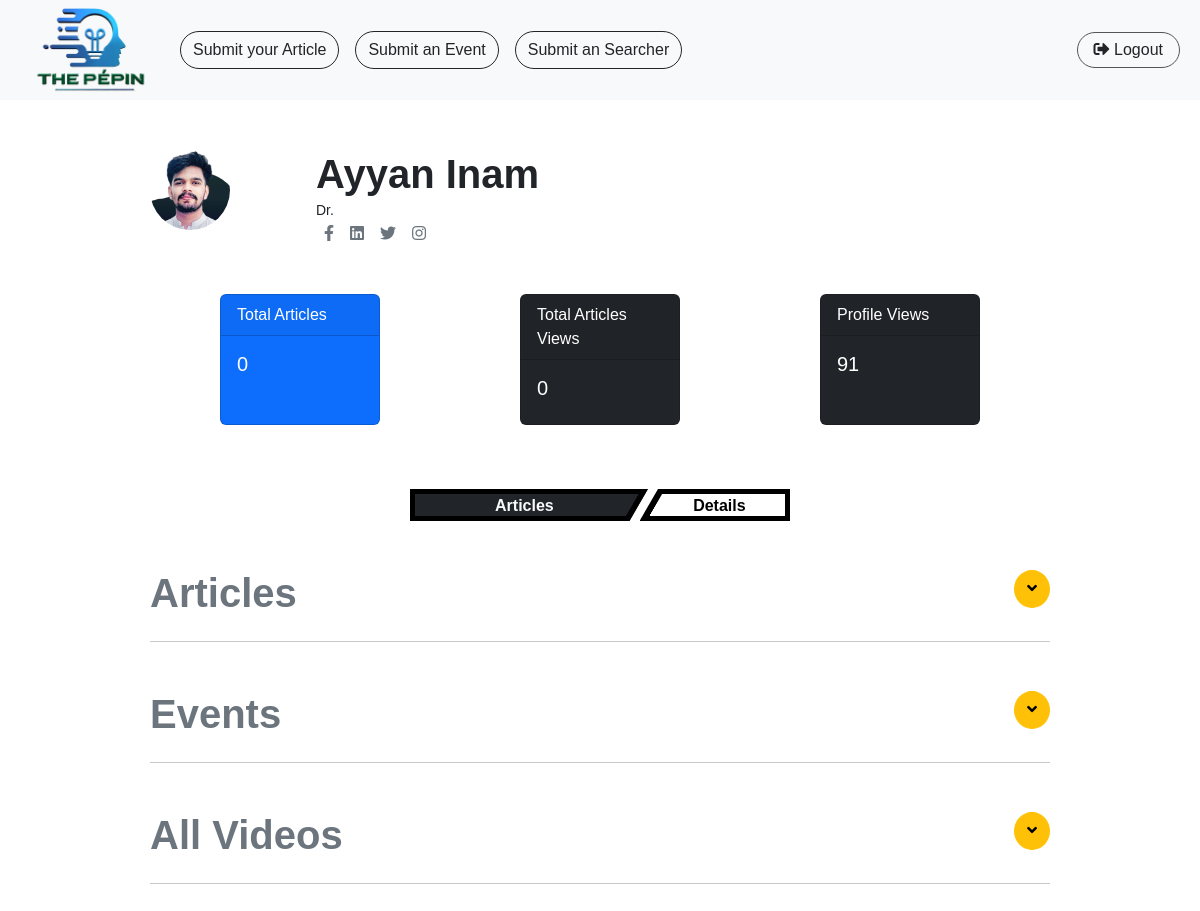
The app's page /profile-view/1 with its own data.
### base/models.py (models this page shows, shortened)
class User(AbstractUser):
    USERNAME_FIELD = 'email'
    profile_picture = models.ImageField(upload_to='profile_pictures/', blank=True, null=True, default='profile_pictures/default_pp.png')
    email = models.EmailField(unique=True)
    title = models.ForeignKey('title', null=True, blank=True, on_delete=models.CASCADE)
    user_bio = models.TextField(blank=True)
    followers = models.ManyToManyField('self', symmetrical=False, related_name='following')
    facebook_link = models.URLField(blank=True)
    twitter_link = models.URLField(blank=True)
    linkedin_link = models.URLField(blank=True)
    instagram_link = models.URLField(blank=True)
    profile_views = models.PositiveIntegerField(default=0)
    total_publications = models.PositiveIntegerField(default=0)
    publication_views = models.PositiveIntegerField(default=0)
    publication_downloads = models.PositiveIntegerField(default=0)
    specialty = models.ManyToManyField('Specialty', related_name='users', blank=True)
    expertise = models.ManyToManyField('Expertise', related_name='users', blank=True)
    education = models.ManyToManyField('Education', related_name='users', blank=True)
    honors_and_awards = models.ManyToManyField('HonorsAndAwards', related_name='users', blank=True)
    affiliations = models.ManyToManyField('Affiliation', related_name='users', blank=True)
    orcid_number = models.TextField(null=True, blank=True)
    research_network_url = models.URLField(null=True, blank=True)
    objects = UserManager()
    username = None
    REQUIRED_FIELDS = []  # Add any additional required fields here

class Title(models.Model):
    name = models.CharField(max_length=255, null=False, blank=False)
    def __str__(self) -> str:
        return self.name

### base/views.py (the view)
# urls.py: path('profile-view/<int:id>', views.profile_view, name='profile_view'),
def profile_view(request, id):
    try:
        user = User.objects.get(id=id)
        all_articles = Article.objects.filter(user=user).order_by('-published_date')
        all_post = Event.objects.filter(user=user).order_by('-date')
        all_videos = Searcher.objects.filter(user=user).order_by('-uploaded_on')
        if not user == request.user:
            user.profile_views = user.profile_views + 1
        user.save()
    except:
        messages.error(request, "No Profile Found")
        return render(request, 'base/profile_view.html')
    context = {
        'user':user,
        "all_articles":all_articles,
        "all_post":all_post,
        "all_videos":all_videos,
    }
    return render(request, 'base/profile_view.html', context)

### base/models.py (called while the page is built)
    def __str__(self) -> str:
        return self.name

    def __str__(self) -> str:
        return self.name

### base/templatetags/customfilters.py (called while the page is built)
@register.filter
def to_embed(value):
    try:
        value = value.replace("/watch","/embed")
    except:
        value = value
    return value

### templates/base/profile_view.html (shortened to what this page needs)
{% extends "base/base.html" %}
{% load static %}
{% load customfilters %}
{% block content %}
<div class="profile_view w-75 mx-auto">
  <div class="first_profile_encloser my-5 ">
    <div class="profile__details row">
      <div class="col-12 col-sm-2">
      {% if user.profile_picture %}
      <img class="pp" src="{{user.profile_picture.url}}" alt="">
      {% else %}
      <img class="pp" src="{% static 'base/images/default_pp.png' %}" alt="">
      {%endif%}
    </div>
      <div class="col-12 col-sm-10  px-4 name_det">
        {% if user.first_name or user.last_name %}
        <h1 class="fw-bold my-0">{{user.first_name}} {{user.last_name}}</h1>
        {% else %}
        <h1 class="fw-bold my-0">{{user.email}}</h1>
        {% endif%}
        <small class="my-0">{{user.title}}</small>
        <div class="icon_pack_social d-flex ">
          <a target="_blank" href="{{user.facebook_link}}"><i class="mx-2 text-secondary fab fa-facebook-f" aria-hidden="true"></i></a>
          <a target="_blank" href="{{user.linkedin_link}}"><i class="mx-2 text-secondary fab fa-linkedin"></i></a>
          <a target="_blank" href="{{user.twitter_link}}"><i class="mx-2 text-secondary fab fa-twitter"></i></a>
          <a target="_blank" href="{{user.instagram_link}}"><i class="mx-2 text-secondary fab fa-instagram"></i></a>
        </div>
      </div>
    </div>
    <div class="profile__stats my-5 d-flex flex-wrap flex-row justify-content-around">
      <div class="card text-bg-primary mb-3 mx-2" style="min-width: 10rem; max-width:10rem;">
        <div class="card-header">Total Articles</div>
        <div class="card-body">
          <h5 class="card-title">{{user.total_publications}}</h5>
        </div>
      </div>
      <div class="card text-bg-dark mb-3 mx-2" style="min-width: 10rem; max-width:10rem;">
        <div class="card-header">Total Articles Views</div>
        <div class="card-body">
          <h5 class="card-title">{{user.publication_views}}</h5>
        </div>
      </div>
      <div class="card text-bg-dark mb-3 mx-2" style="min-width: 10rem; max-width:10rem;">
        <div class="card-header">Profile Views</div>
        <div class="card-body">
          <h5 class="card-title">{{user.profile_views}}</h5>
        </div>
      </div>
    </div>
  </div>
  <div class="button__collection dj__shifter__buttons">
    <button class="bg-dark text-light" id="article__btn">Articles</button>
    <button class=" " id="detail__btn">Details</button>
  </div>
  <div id="all_articles" class="all_articles my-5">
    <div class="d-flex justify-content-between align-items-center">
    <h1 class="fw-bold text-secondary">Articles</h1>
    <button onclick="toggleIconClass(event)" class="btn btn-warning mb-3 rounded-circle" type="button" data-bs-toggle="collapse" data-bs-target="#articleCollapse" aria-expanded="false" aria-controls="articleCollapse">
        <i id="up_down_icon_upd"  class="fa fa-angle-down"></i>
    </button>
  </div>
    <hr>
</div>
  <div id="all_events" class="all_articles my-5">
    <div class="d-flex justify-content-between align-items-center">
    <h1 class="fw-bold text-secondary">Events</h1>
    <button onclick="toggleIconClass(event)" class="btn btn-warning mb-3 rounded-circle" type="button" data-bs-toggle="collapse" data-bs-target="#eventCollapse" aria-expanded="false" aria-controls="eventCollapse">
        <i id="up_down_icon_upd" class="fa fa-angle-down"></i>
    </button>
  </div>
<hr>
  </div>
  <div id="all_videos" class="all_articles my-5">
    <div class="d-flex justify-content-between align-items-center">
    <h1 class="fw-bold text-secondary">All Videos</h1>
    <button onclick="toggleIconClass(event)" class="btn btn-warning mb-3 rounded-circle" type="button" data-bs-toggle="collapse" data-bs-target="#videoCollapse" aria-expanded="false" aria-controls="videoCollapse">
        <i id="up_down_icon_upd" class="fa fa-angle-down"></i>
    </button>
  </div>
    <hr>
</div>
</div>
{% endblock content %}

### static/base/css/style.css (style rules this page uses)
:root { --grey-color: rgb(85, 85, 85); --lgrey-color:rgb(230, 230, 230); --green-color: #00ab50; --light-blue-color: rgb(48, 205, 253); --dark-blue-color: #3578E4; }
body { font-family: "Dosis", sans-serif !important; font-optical-sizing: auto; font-weight: normal; font-style: normal; box-sizing: border-box; }
.first_profile_encloser .pp { width: 5rem; height: 5rem; border-radius: 100rem; }
.dj__shifter__buttons { justify-content: center; align-items: center; display: flex; margin: 0 auto; flex-wrap: wrap; max-width: 100%; width: 380px; gap: 10px; --b: 5px; --h: 2em; }
.dj__shifter__buttons button { --_c: rgb(0, 0, 0); flex: calc(1.25 + var(--_s,0)); min-width: 0; font-size: 1rem; font-weight: bold; height: var(--h); cursor: pointer; color: var(--_c); border: var(--b) solid var(--_c); background: conic-gradient(at calc(100% - 1.3*var(--b)) 0,var(--_c) 209deg, #0000 211deg) border-box; clip-path: polygon(0 0,100% 0,calc(100% - 0.577*var(--h)) 100%,0 100%); padding: 0 calc(0.288*var(--h)) 0 0; margin: 0 calc(-0.288*var(--h)) 0 0; box-sizing: border-box; transition: flex .4s; }
.dj__shifter__buttons button + button { --_c: rgb(0, 0, 0); flex: calc(.75 + var(--_s,0)); background: conic-gradient(from -90deg at calc(1.3*var(--b)) 100%,var(--_c) 119deg, #0000 121deg) border-box; clip-path: polygon(calc(0.577*var(--h)) 0,100% 0,100% 100%,0 100%); margin: 0 0 0 calc(-0.288*var(--h)); padding: 0 0 0 calc(0.288*var(--h)); }

### records on screen
User: profile_picture (picture), first_name "Ayyan", last_name "Inam", title "Dr.", total_publications "0", publication_views "0", profile_views "91"
